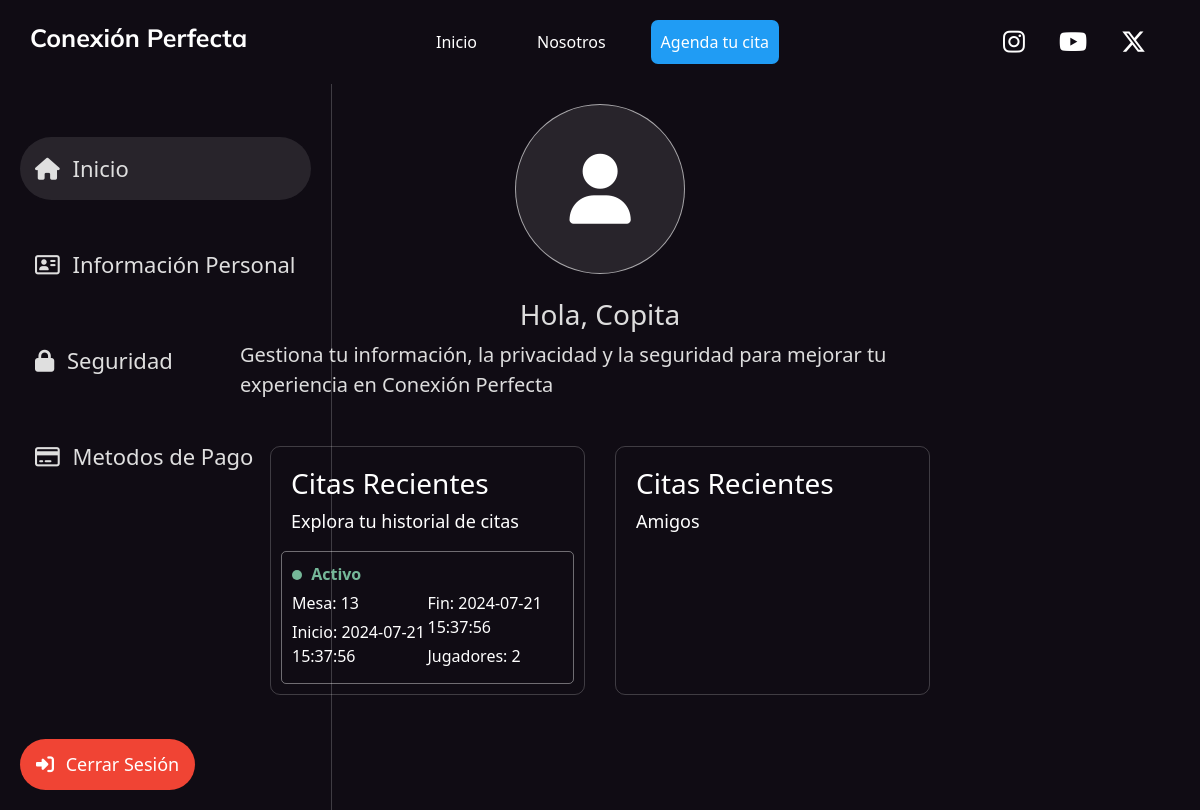
The page /View/html/account.php (signed in) on the database its author committed.
### tables this page shows
CREATE TABLE `citas` (
  `CitaID` int(11) NOT NULL,
  `UserID` int(11) DEFAULT NULL,
  `MesaID` int(11) DEFAULT NULL,
  `FechaHoraInicio` datetime NOT NULL,
  `FechaHoraFin` datetime NOT NULL,
  `Estado` enum('Pendiente','Confirmada','Cancelada') NOT NULL,
  `CantidadJugadores` int(11) DEFAULT 1
);

### View/html/account.php (the view, shortened to what this page needs)
<?php
$userID = $_SESSION['user_id'];
$conexion = new conectar();
$conn = $conexion->conectarse();
try {
    $stmt = $conn->prepare("SELECT * FROM citas WHERE UserID = ? ORDER BY FechaHoraInicio DESC LIMIT 3");
    $stmt->bindParam(1, $userID, PDO::PARAM_INT);
    $stmt->execute();
    if ($stmt->rowCount() > 0) {
        $citas = $stmt->fetchAll(PDO::FETCH_ASSOC);
    } else {
        $citas = [];
    }
} catch (PDOException $e) {
    echo "Error: " . $e->getMessage();
}
?>
<!DOCTYPE html>
<html lang="es">
<head>
    <link rel="stylesheet" href="../css/style_account.css">
    <link rel="stylesheet" href="https://cdnjs.cloudflare.com/ajax/libs/font-awesome/6.5.2/css/all.min.css">
    <link href="https://cdn.jsdelivr.net/npm/bootstrap@5.3.3/dist/css/bootstrap.min.css" rel="stylesheet">
</head>
<body>
    <header class="header">
        <nav class="navegation">
            <h2 class="logo">Conexión Perfecta</h2>
            <div class="info">
                <a class="in in1" href="../../index.php">Inicio</a>
                <a class="in in2" href="#">Nosotros</a>
                <a class="in in3" href="agendar.php">Agenda tu cita</a>
            </div>
            <div class="social">
                <a href="https://www.instagram.com/juan.no.15/" target="_blank" class="hover:underline me-4 md:me-6"><i class="fa-brands fa-instagram"></i></a>
                <a href="http://www.youtube.com/@juandavidmalaverorganista8132" target="_blank" class="hover:underline me-4 md:me-6"><i class="fa-brands fa-youtube"></i></a>
                <a href="https://twitter.com/JUANDAVIDMALA12" target="_blank" class="hover:underline me-4 md:me-6"><i class="fa-brands fa-x-twitter"></i></a>
            </div>
        </nav>
    </header>
    <div class="principal">
        <div class="menulateral">
            <div class="informacionusu">
                <a href="" class="redcos1 redcos">
                    <div class="cosi1 cos"><i class="fa-solid fa-house recurs"></i> Inicio</div>
                </a>
                <a href="update.php" class="redcos2 redcos">
                    <div class="cosi2 cos"><i class="fa-regular fa-address-card recurs"></i> Información Personal</div>
                </a>
                <a href="security.php" class="redcos3 redcos">
                    <div class="cosi3 cos"><i class="fa-solid fa-lock recurs"></i> Seguridad</div>
                </a>
                <a href="" class="redcos4 redcos">
                    <div class="cosi4 cos"><i class="fa-regular fa-credit-card recurs"></i> Metodos de Pago</div>
                </a>
            </div>
            <div class="infoxi">
                <a href="../../Controller/logout.php" class="logout"><div><i class="fa-solid fa-right-to-bracket recurs"></i> Cerrar Sesión</div></a>
            </div>
        </div>
        <div class="contenidousu">
            <div class="imgusu">
                <div class="fotoprin2">
                    <i class="fa-solid fa-user fotoprin"></i>
                </div>
                <br>
                <div class="usuario">
                    <?php if (isset($_SESSION['user_name'])): ?>
                        <h2 class="personac">Hola, <?php echo htmlspecialchars($_SESSION['user_name']); ?></h2>
                    <?php else: ?>
                        <h3></h3>
                    <?php endif; ?>
                </div>
                <p class="infox2">Gestiona tu información, la privacidad y la seguridad para mejorar tu experiencia en Conexión Perfecta</p>
            </div>
            <div class="contenusu2">
                <div class="upgrid">
                    <div class="citasrec">
                        <h3 class="citsrec">Citas Recientes</h3>
                        <p class="explor">Explora tu historial de citas</p>
        <div id="citas-recientes">
            <?php if (count($citas) > 0): ?>
                <?php foreach ($citas as $cita): ?>
                    <div class="cita">
                        <?php
                            $estadoClase = '';
                            $estadoTexto = '';
                            switch ($cita['Estado']) {
                                case 'Confirmada':
                                    $estadoClase = 'estado-activo';
                                    $estadoTexto = 'Activo';
                                    break;
                            }
                        ?>
                        <div class="<?php echo $estadoClase; ?>">
                            <span class="estado-punto" style="background-color: <?php echo $estadoClase === 'estado-pendiente' ? '#ffda6a' : ($estadoClase === 'estado-activo' ? '#75b798' : ($estadoClase === 'estado-cancelada' ? '#ea868f' : '#383c44')); ?>"></span>
                            <strong><?php echo $estadoTexto; ?></strong>
                        </div>
                        <div class="ordforacc">
                        <div class="ordpacc orxpac">
                        <p class="infcpac">Mesa: <?php echo $cita['MesaID']; ?></p>
                        <p class="infcpac">Inicio: <?php echo $cita['FechaHoraInicio']; ?></p>
                        </div>
                        <div class="ordpacc2 orxpac">
                        <p class="infcpac">Fin: <?php echo $cita['FechaHoraFin']; ?></p>
                        <p class="infcpac">Jugadores: <?php echo $cita['CantidadJugadores']; ?></p>
                        </div>
                        </div>
                    </div>
                <?php endforeach; ?>
            <?php else: ?>
                <p>No has tenido citas recientes.</p>
            <?php endif; ?>
        </div>
                    </div>
                    <div class="citasrec2">
                        <h3 class="citsrec">Citas Recientes</h3>
                        <p class="explor">Amigos</p>
                    </div>
                </div>
            </div>
        </div>
    </div>
</body>
</html>

### View/css/style_account.css (style rules this page uses)
body { background-color: #100c14 !important; }
.header { margin: 20px 30px 20px 30px; padding: 0; color: #fff; font-family: system-ui, -apple-system, BlinkMacSystemFont, 'Segoe UI', Roboto, Oxygen, Ubuntu, Cantarell, 'Open Sans', 'Helvetica Neue', sans-serif; }
.navegation { display: flex; align-items: center; }
.navegation .logo { flex: 0.2; font-size: 25px; font-family: "Mulish", sans-serif; font-optical-sizing: auto; font-weight: 700; font-style: normal; }
.navegation .info { flex: 0.6; display: flex; justify-content: center; align-items: center; }
.navegation .info .in { margin: 0px 30px 0px 30px; color: #fff; text-decoration: none; }
.navegation .info .in3 { background-color: #209cf4; padding: 10px; border-radius: 7px; margin: 0px 15px 0px 15px !important; }
.navegation .social { flex: 0.2; display: flex; justify-content: flex-end; }
.navegation .social a { font-size: 25px; margin: 0px 10px 0px 10px; color: #fff; text-decoration: none; }
.principal { display: flex; justify-content: center; flex-direction: row; align-items: center; width: 100%; height: 90.723vh; }
.menulateral { flex: 0.25; height: 90.723vh; border-right: 1px solid rgba(255, 255, 255, 0.2); display: flex; flex-direction: column; position: fixed; left: 0; }
.contenidousu { flex: 0.6; height: 90.723vh; display: flex; justify-content: center; align-items: center; flex-direction: column; }
.informacionusu { padding: 20px; }
.fotoprin { font-size: 70px; padding: 10px 0px 10px 10px !important; color: #fff; }
.personac { font-size: 28px; color: #dddddd; }
.infox2 { font-size: 20px; color: #dddddd; }
.fotoprin2 { border-radius: 50%; width: 170px; height: 170px; color: #dfdfdf; border: 1px solid rgba(255, 255, 255, 0.6); background-color: rgba(255, 255, 255, 0.1); display: flex; justify-content: center; align-items: center; padding: 20px; }
.logout { justify-content: flex-end; }
.infoxi { bottom: 0; height: auto; position: fixed; top: auto; z-index: 2; display: flex; justify-content: center; align-items: center; padding: 20px; }
.imgusu { display: flex; justify-content: center; align-items: center; flex-direction: column; flex: 0.2; width: 100%; padding-top: 20px; }
.contenusu2 { flex: 0.8; width: 100%; display: flex; flex-direction: column }
.upgrid { flex: 0.5; width: 100%; display: flex; flex-direction: row; }
.logout { background-color: #f04434; padding: 12px 16px 12px 16px; font-size: 18px; text-decoration: none; color: #fff; border-radius: 50px; }
.citasrec { flex: 0.5; width: 100%; border: 1px solid rgba(255, 255, 255, 0.2); margin: 30px 15px 15px 30px; border-radius: 10px; }
.citasrec2 { flex: 0.5; width: 100%; border: 1px solid rgba(255, 255, 255, 0.2); margin: 30px 30px 15px 15px; border-radius: 10px; }
.citsrec { color: #fff; padding: 20px 0 0 20px; }
.explor { padding-left: 20px; color: #fff; font-size: 18px; }
.redcos { font-size: 22px; color: #dfdfdf; text-decoration: none; padding: 1px; }
.cos { padding: 15px; border-radius: 50px; transition: .2s; }
.cosi1 { background-color: rgba(255, 255, 255, 0.1); }
.recurs { padding-right: 7px; }
.fa-user { padding-right: 10px !important; }
.cita { padding: 10px; margin: 10px; border: 1px solid rgba(255, 255, 255, 0.4); border-radius: 5px; color: #fff; display: flex; justify-content: center; flex-direction: column; }
.estado-activo { color: #75b798; }
.estado-punto { display: inline-block; width: 10px; height: 10px; border-radius: 50%; margin-right: 5px; }
.infcpac { margin: 5px 0px 5px 0px !important; }
.ordforacc { display: flex; flex-direction: row; }
.ordpacc { flex: 0.5; }
.ordpacc2 { flex: 0.5; }

### rows shown on the page
citas: Estado "Activo", MesaID "13", FechaHoraInicio "2024-07-21 15:37:56", FechaHoraFin "2024-07-21 15:37:56", CantidadJugadores "2"

### other values the page prints
$_SESSION['user_name'] "Copita"
